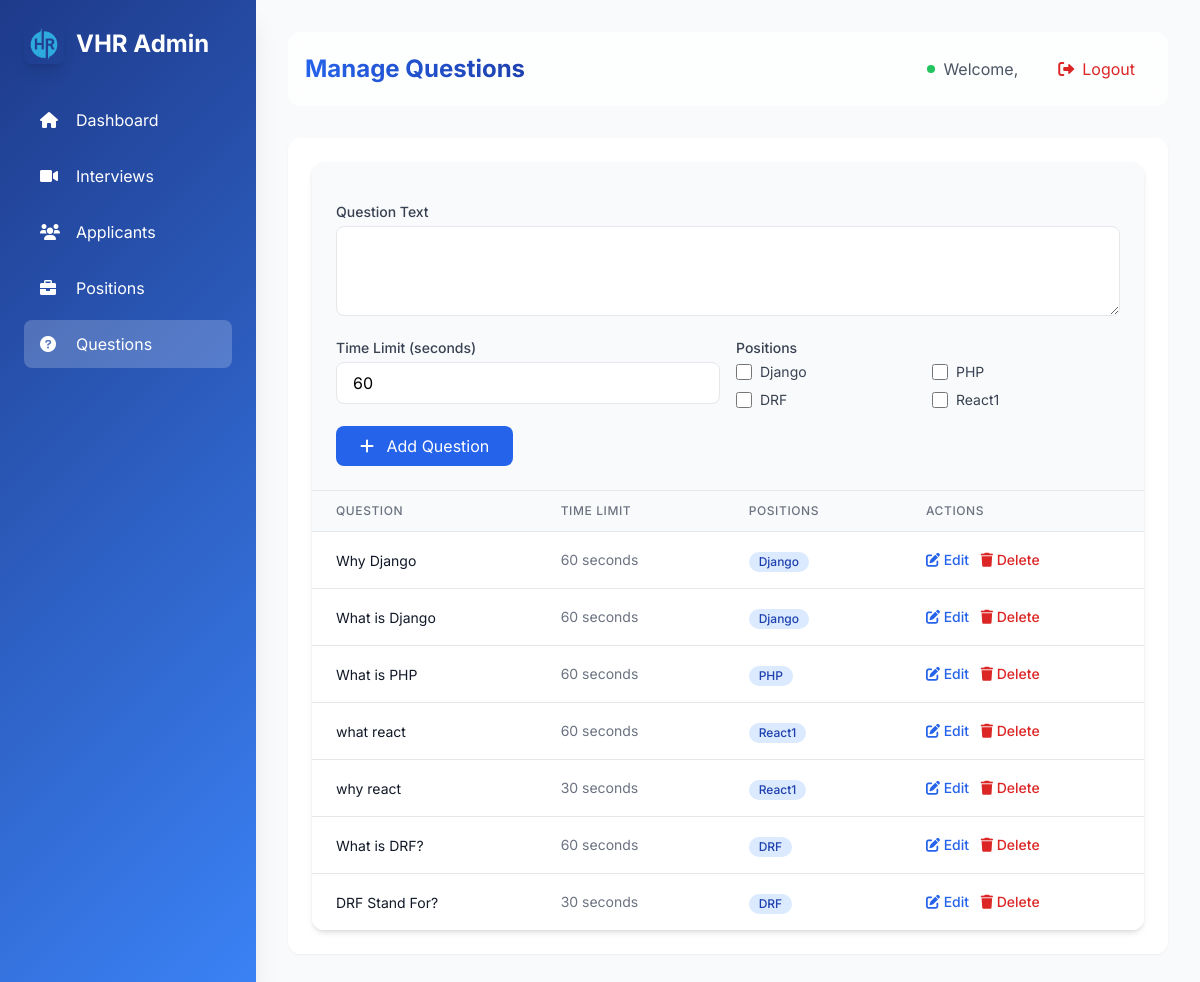
/questions/, run on an earlier commit of the app's database.
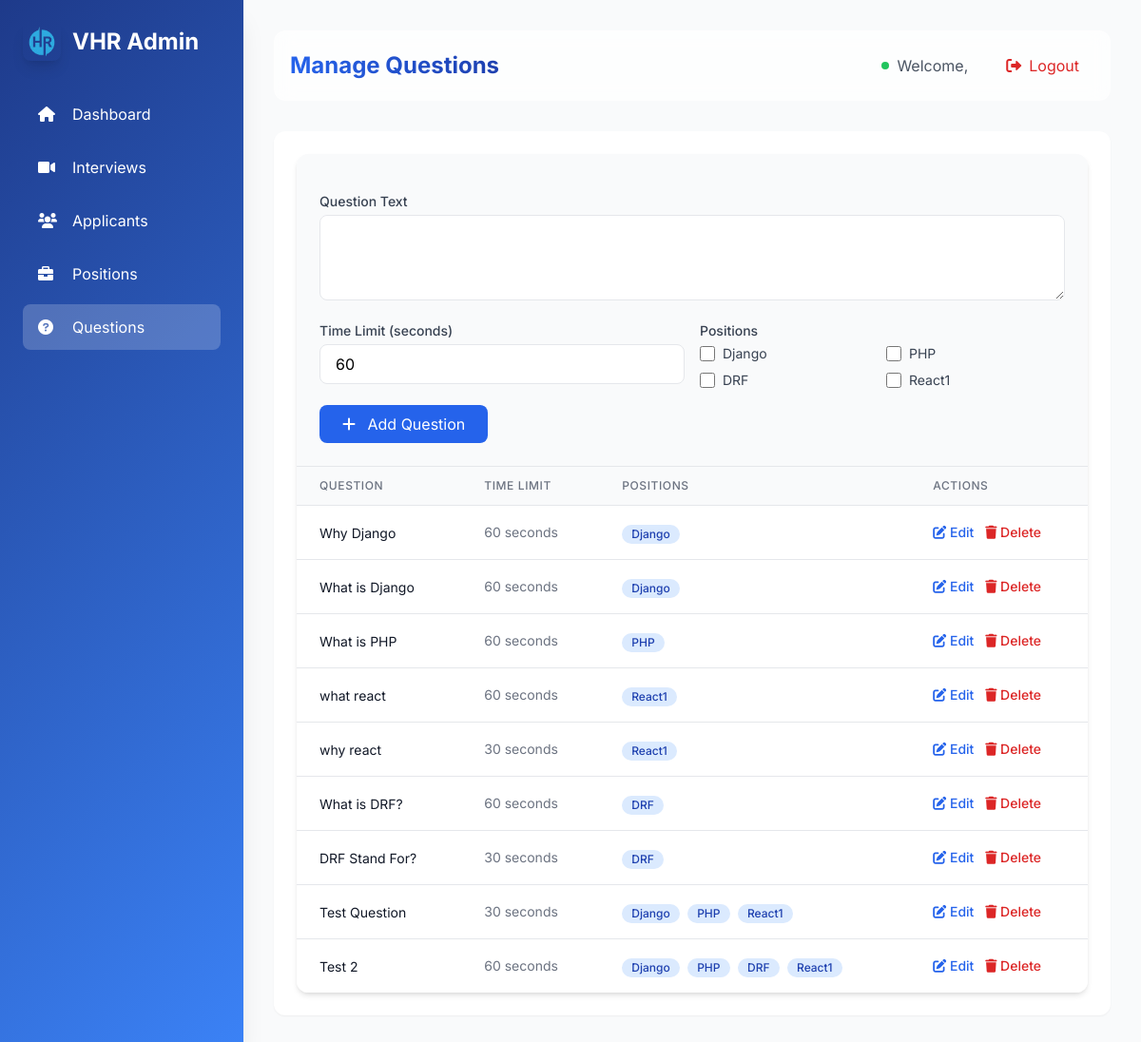
And on a later commit of the database.
### interviews/models.py (models this page shows, shortened)
class Position(models.Model):
    name = models.CharField(max_length=255, unique=True)
    description = models.TextField(blank=True, null=True)
    created_at = models.DateTimeField(auto_now_add=True)
    is_active = models.BooleanField(default=True)

class Question(models.Model):
    text = models.TextField()
    positions = models.ManyToManyField(Position, related_name="questions")
    time_limit = models.IntegerField(default=60)  # Time limit in seconds

### interviews/views.py (the view)
# urls.py: path('questions/', manage_questions, name='manage_questions'),
def manage_questions(request):
    questions = Question.objects.all().prefetch_related('positions')
    positions = Position.objects.all()
    return render(request, 'admin/manage_questions.html', {
        'questions': questions,
        'positions': positions
    })

### interviews/templates/admin/manage_questions.html (shortened to what the changed rows need)
{% extends "admin/base_admin.html" %}
{% block admin_content %}
<div class="bg-white rounded-xl shadow-md overflow-hidden">
    <div class="p-6 bg-gray-50 border-b">
        <form method="POST" action="{% url 'add_question' %}" class="space-y-4">
            <div class="grid grid-cols-2 gap-4">
                <div>
                    <div class="grid grid-cols-2 gap-2">
                        {% for position in positions %}
                            <div class="flex items-center">
                                <input type="checkbox" name="positions" value="{{ position.id }}" id="position_{{ position.id }}"
                                       class="h-4 w-4 text-blue-600 border-gray-300 rounded focus:ring-blue-500">
                                <label for="position_{{ position.id }}" class="ml-2 block text-sm text-gray-700">{{ position.name }}</label>
                            </div>
                        {% endfor %}
                    </div>
                </div>
            </div>
        </form>
    </div>
    <div class="overflow-x-auto">
        <table class="min-w-full divide-y divide-gray-200">
            <thead class="bg-gray-50">
                <tr>
                    <th class="px-6 py-3 text-left text-xs font-medium text-gray-500 uppercase tracking-wider">Question</th>
                    <th class="px-6 py-3 text-left text-xs font-medium text-gray-500 uppercase tracking-wider">Time Limit</th>
                    <th class="px-6 py-3 text-left text-xs font-medium text-gray-500 uppercase tracking-wider">Positions</th>
                    <th class="px-6 py-3 text-left text-xs font-medium text-gray-500 uppercase tracking-wider">Actions</th>
                </tr>
            </thead>
            <tbody class="bg-white divide-y divide-gray-200">
                {% for question in questions %}
                <tr class="hover:bg-gray-50 transition">
                    <td class="px-6 py-4">
                        <span class="text-sm text-gray-900">{{ question.text }}</span>
                    </td>
                    <td class="px-6 py-4 whitespace-nowrap text-sm text-gray-500">
                        {{ question.time_limit }} seconds
                    </td>
                    <td class="px-6 py-4 whitespace-nowrap">
                        {% for position in question.positions.all %}
                            <span class="inline-flex items-center px-2.5 py-0.5 rounded-full text-xs font-medium bg-blue-100 text-blue-800 mr-1">
                                {{ position.name }}
                            </span>
                        {% endfor %}
                    </td>
                    <td class="px-6 py-4 whitespace-nowrap text-sm font-medium space-x-2">
                        <button onclick="editQuestion({{ question.id }})"
                                class="text-blue-600 hover:text-blue-900">
                            <i class="fas fa-edit"></i> Edit
                        </button>
                        <button onclick="deleteQuestion({{ question.id }})"
                                class="text-red-600 hover:text-red-900">
                            <i class="fas fa-trash"></i> Delete
                        </button>
                    </td>
                </tr>
                {% empty %}
                <tr>
                    <td colspan="4" class="px-6 py-4 text-center text-gray-500">
                        No questions available. Add your first question above.
                    </td>
                </tr>
                {% endfor %}
            </tbody>
        </table>
    </div>
</div>
{% endblock %}

What changed in the data, as far as the page shows it:
added Question: text "Test Question", time_limit "30", Position (name "Django"), Position (name "PHP"), Position (name "React1")
added Question: text "Test 2", time_limit "60", Position (name "Django"), Position (name "PHP"), Position (name "DRF"), Position (name "React1")
